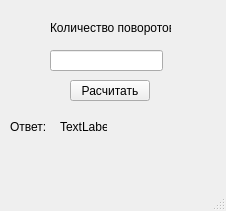
<?xml version="1.0" encoding="UTF-8"?>
<ui version="4.0">
 <class>form</class>
 <widget class="QMainWindow" name="form">
  <property name="geometry">
   <rect>
    <x>0</x>
    <y>0</y>
    <width>226</width>
    <height>211</height>
   </rect>
  </property>
  <property name="windowTitle">
   <string>form</string>
  </property>
  <widget class="QWidget" name="centralwidget">
   <widget class="QLineEdit" name="lineEdit">
    <property name="geometry">
     <rect>
      <x>50</x>
      <y>50</y>
      <width>113</width>
      <height>21</height>
     </rect>
    </property>
   </widget>
   <widget class="QLabel" name="label">
    <property name="geometry">
     <rect>
      <x>50</x>
      <y>20</y>
      <width>121</width>
      <height>16</height>
     </rect>
    </property>
    <property name="text">
     <string>Количество поворотов</string>
    </property>
   </widget>
   <widget class="QPushButton" name="pushButton">
    <property name="geometry">
     <rect>
      <x>70</x>
      <y>80</y>
      <width>80</width>
      <height>21</height>
     </rect>
    </property>
    <property name="text">
     <string>Расчитать</string>
    </property>
   </widget>
   <widget class="QLabel" name="label_2">
    <property name="geometry">
     <rect>
      <x>10</x>
      <y>120</y>
      <width>47</width>
      <height>13</height>
     </rect>
    </property>
    <property name="text">
     <string>Ответ: </string>
    </property>
   </widget>
   <widget class="QLabel" name="label_3">
    <property name="geometry">
     <rect>
      <x>60</x>
      <y>120</y>
      <width>47</width>
      <height>13</height>
     </rect>
    </property>
    <property name="text">
     <string>TextLabel</string>
    </property>
   </widget>
  </widget>
  <widget class="QMenuBar" name="menubar">
   <property name="geometry">
    <rect>
     <x>0</x>
     <y>0</y>
     <width>226</width>
     <height>20</height>
    </rect>
   </property>
  </widget>
  <widget class="QStatusBar" name="statusbar"/>
 </widget>
 <resources/>
 <connections/>
</ui>
